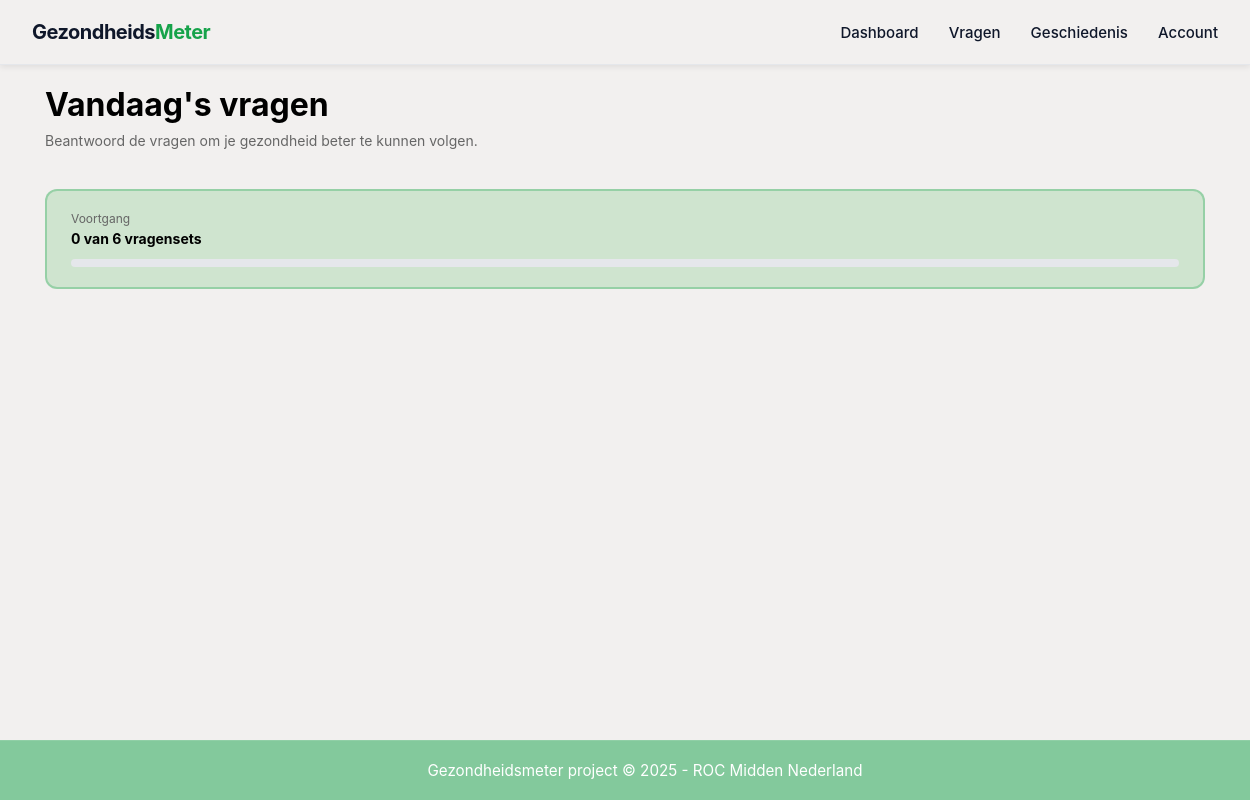
The app's page /pages/vragen-hierarchical.php (signed in), older data.
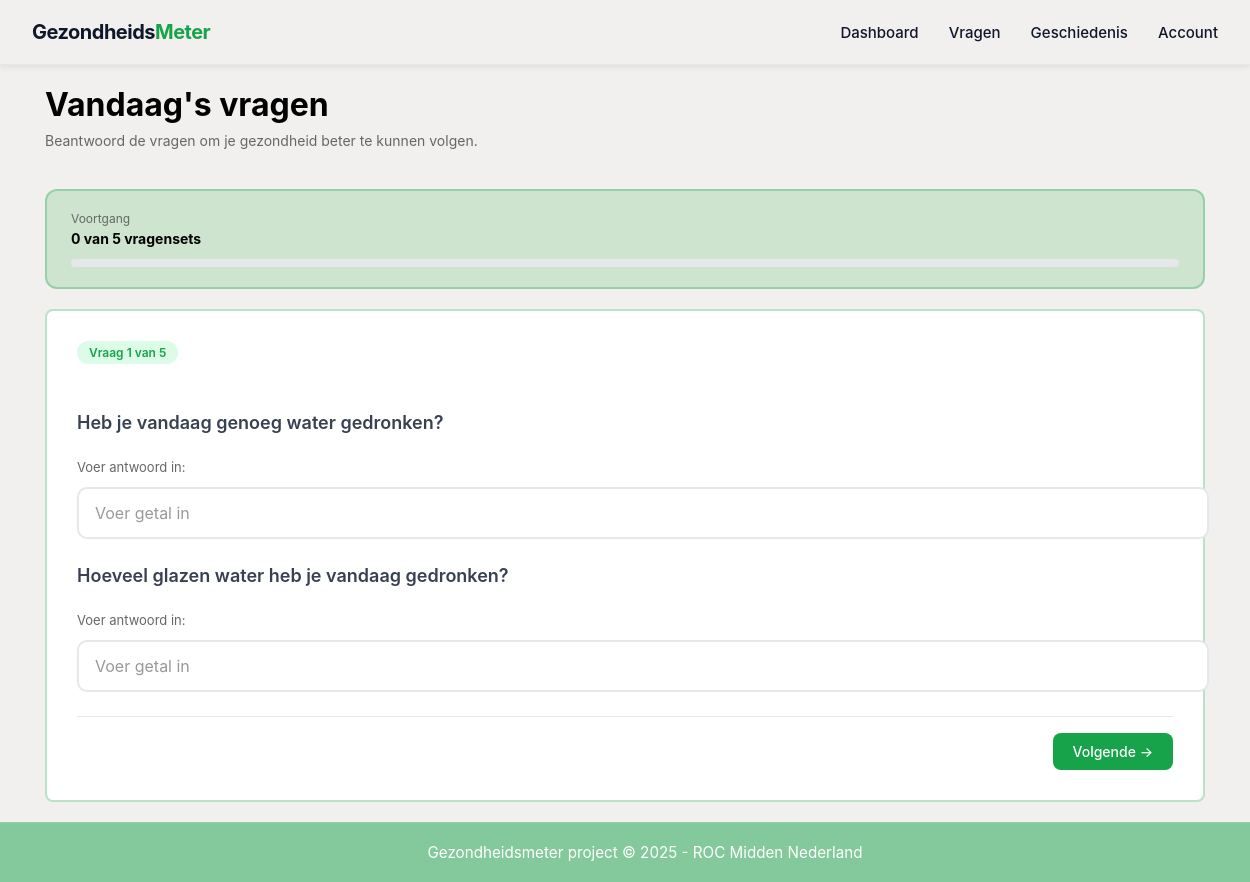
The same page, newer data.
### tables this page shows
CREATE TABLE `questions` (
  `id` bigint(20) UNSIGNED NOT NULL,
  `pillar_id` tinyint(3) UNSIGNED NOT NULL,
  `question_text` text NOT NULL,
  `input_type` enum('choice','number','boolean','text') NOT NULL DEFAULT 'choice',
  `choices` longtext DEFAULT NULL CHECK (json_valid(`choices`)),
  `active` tinyint(1) DEFAULT 1,
  `is_main_question` tinyint(1) DEFAULT 1,
  `is_drugs_question` tinyint(1) DEFAULT 0,
  `parent_question_id` bigint(20) UNSIGNED DEFAULT NULL,
  `question_type` enum('main','secondary','tertiary') DEFAULT 'main',
  `answer_type` enum('binary','number','choice','text') DEFAULT 'binary',
  `show_on_answer` varchar(50) DEFAULT NULL,
  `created_at` timestamp NOT NULL DEFAULT current_timestamp()
);

### pages/vragen-hierarchical.php (the view, shortened to what the changed rows need)
<?php
$pdo = Database::getConnection();
$stmt = $pdo->prepare("
    SELECT q.*, p.name as pillar_name, p.color as pillar_color
    FROM questions q
    JOIN pillars p ON q.pillar_id = p.id
    WHERE q.active = 1 AND q.is_main_question = 1 AND q.parent_question_id IS NULL
    ORDER BY q.id ASC
");
$stmt->execute();
$mainQuestions = $stmt->fetchAll();
foreach ($mainQuestions as &$q) {
    $stmt = $pdo->prepare("
        SELECT * FROM questions
        WHERE active = 1 AND parent_question_id = ? AND is_main_question = 0
        LIMIT 1
    ");
    $stmt->execute([$q['id']]);
}
$totalQuestions = count($mainQuestions);
$currentIndex = $_SESSION['current_index'];
$currentQuestion = ($currentIndex < $totalQuestions) ? $mainQuestions[$currentIndex] : null;
$allQuestionsAnswered = false;
$healthScore = null;
?>
<!DOCTYPE html>
<html lang="nl">
<head>
    <link rel="stylesheet" href="../assets/css/style.css">
</head>
<body class="auth-page">
    <div class="dashboard-container">
        <div class="dashboard-header">
            <div class="dashboard-header-left">
                <h1>Vandaag's vragen</h1>
            </div>
        </div>
        <div class="progress-card">
            <div class="progress-label">Voortgang</div>
            <div class="progress-count"><?php echo $currentIndex; ?> van <?php echo $totalQuestions; ?> vragensets</div>
            <div class="progress-bar-container">
            </div>
        </div>
        <?php if ($allQuestionsAnswered): ?>
            <?php if ($healthScore): ?>
                <div class="question-card">
                    <div class="question-badge">Score Berekend</div>
                    <h2 class="question-text">Je Gezondheid Score</h2>
                    <div class="health-score-display-result">
                        <div class="score-number-large"><?php echo $healthScore['score']; ?>/100</div>
                        <p class="health-score-subtitle">Gebaseerd op je antwoorden van vandaag</p>
                        <div class="pillar-breakdown">
                            <?php if (isset($healthScore['pillar_scores']) && is_array($healthScore['pillar_scores'])): ?>
                                <?php foreach ($healthScore['pillar_scores'] as $pillarId => $score): ?>
                                    <div class="pillar-item">
                                        <p class="pillar-label">Pilaar <?php echo $pillarId; ?></p>
                                        <p class="pillar-score"><?php echo round($score, 1); ?></p>
                                    </div>
                                <?php endforeach; ?>
                            <?php endif; ?>
                        </div>
                    </div>
                    <div class="question-nav" style="display: flex; flex-direction: column; gap: 10px;">
                        <a href="../pages/results.php" class="nav-btn submit-btn">Bekijk Resultaten</a>
                        <form method="POST" style="width: 100%;">
                            <input type="hidden" name="action" value="restart">
                            <button type="submit" class="nav-btn secondary-btn"
                                style="background: #e2e8f0; color: #475569; width: 100%;">← Antwoorden Aanpassen</button>
                        </form>
                    </div>
                </div>
            <?php else: ?>
                <div class="question-card">
                    <div class="question-badge">Klaar!</div>
                    <h2 class="question-text">Bedankt!</h2>
                    <p>Je antwoorden zijn opgeslagen.</p>
                    <div class="question-nav">
                        <a href="../pages/home.php" class="nav-btn submit-btn">Terug naar Home</a>
                    </div>
                </div>
            <?php endif; ?>
        <?php elseif ($currentQuestion && $currentQuestion['secondary']): ?>
            <?php
            $existingMain = $_SESSION['answered_questions'][$currentQuestion['id']] ?? '';
            $existingSec = $_SESSION['answered_questions'][$currentQuestion['secondary']['id']] ?? '';
            ?>
            <div class="question-card">
                <div class="question-badge">Vraag <?php echo $currentIndex + 1; ?> van <?php echo $totalQuestions; ?></div>
                <form method="POST" class="question-form">
                    <div class="question-part-main">
                        <h2 class="question-text">
                            <?php echo htmlspecialchars($currentQuestion['question_text']); ?>
                        </h2>
                        <div class="answer-section">
                            <p class="answer-label">Voer antwoord in:</p>
                            <?php if (($currentQuestion['input_type'] ?? 'number') === 'text'): ?>
                                <input type="text" name="main_answer" class="form-input-large"
                                    value="<?php echo htmlspecialchars($existingMain); ?>" placeholder="Voer tekst in" required>
                            <?php else: ?>
                                <input type="number" name="main_answer" class="form-input-large"
                                    value="<?php echo htmlspecialchars($existingMain); ?>" placeholder="Voer getal in"
                                    step="any" required>
                            <?php endif; ?>
                        </div>
                    </div>
                    <div class="question-part-secondary">
                        <h2 class="question-text">
                            <?php echo htmlspecialchars($currentQuestion['secondary']['question_text']); ?>
                        </h2>
                        <div class="answer-section">
                            <p class="answer-label">Voer antwoord in:</p>
                            <?php if (($currentQuestion['secondary']['input_type'] ?? 'number') === 'text'): ?>
                                <input type="text" name="secondary_answer" class="form-input-large"
                                    value="<?php echo htmlspecialchars($existingSec); ?>" placeholder="Voer tekst in" required>
                            <?php else: ?>
                                <input type="number" name="secondary_answer" class="form-input-large"
                                    value="<?php echo htmlspecialchars($existingSec); ?>" placeholder="Voer getal in" step="any"
                                    required>
                            <?php endif; ?>
                        </div>
                    </div>
                    <div class="question-nav">
                        <button type="submit" class="nav-btn next-btn">Volgende →</button>
                    </div>
                </form>
            </div>
        <?php endif; ?>
    </div>
</body>
</html>

Row changes from the older to the newer data that the page shows:
now on this page (row edited): questions: question_text "Heb je vandaag genoeg water gedronken?"
now on this page (row edited): questions: question_text "Hoeveel glazen water heb je vandaag gedronken?"
Text that changed along with them:
$totalQuestions: "6" → "5"
$currentIndex + 1: (not shown) → "1"
$totalQuestions: (not shown) → "5"
text now shown: "Vraag van Voer antwoord in: Voer antwoord in: Volgende →"
